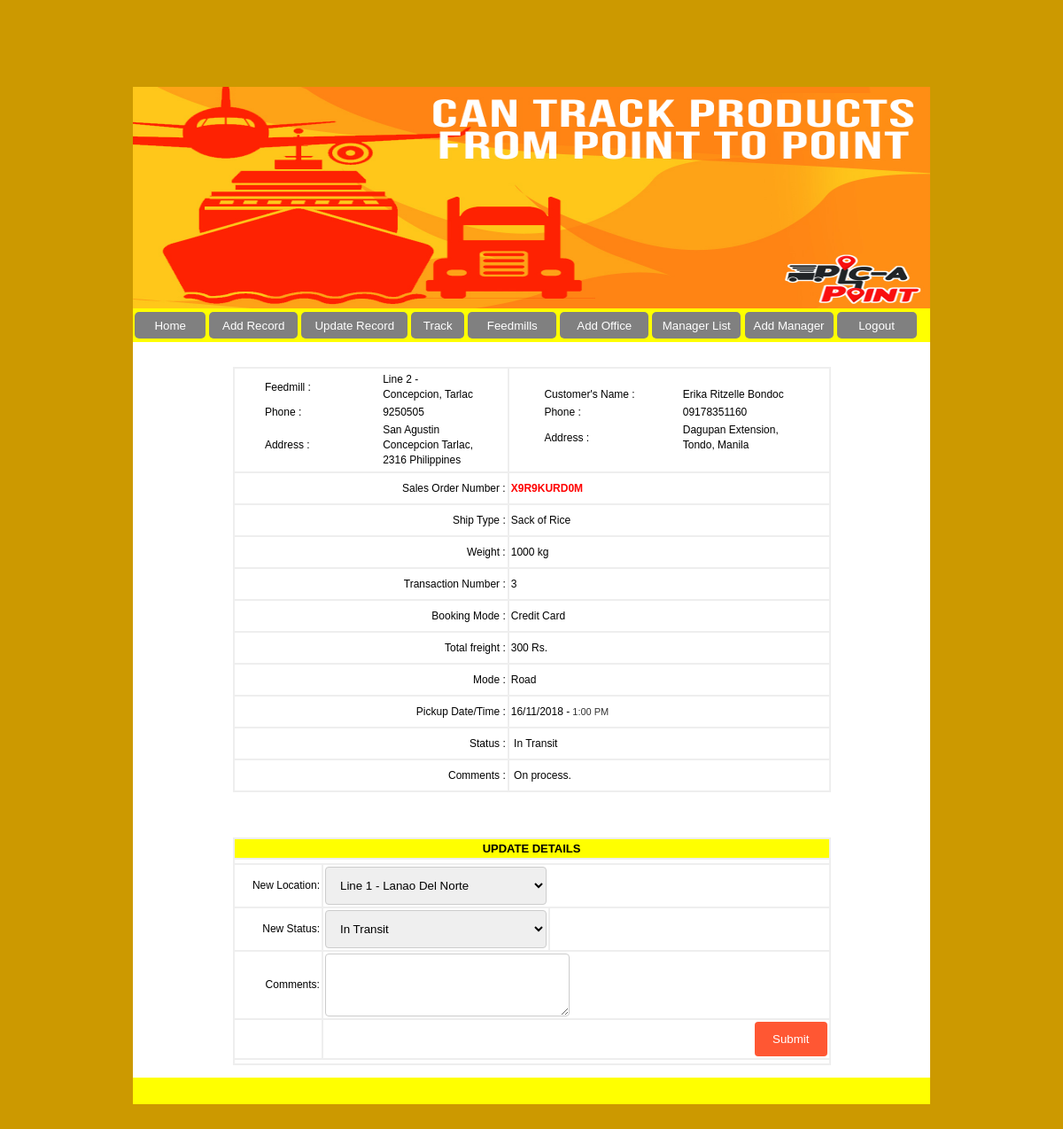
/edit_product.php?cid=7 (signed in), run on the app's committed database.
### tables this page shows
CREATE TABLE `tbl_picapoint` (
  `cid` int(10) NOT NULL,
  `cons_no` varchar(20) NOT NULL,
  `ship_name` varchar(100) NOT NULL,
  `phone` varchar(12) NOT NULL,
  `s_add` varchar(200) NOT NULL,
  `rev_name` varchar(100) NOT NULL,
  `r_phone` varchar(12) NOT NULL,
  `r_add` varchar(200) NOT NULL,
  `type` varchar(40) NOT NULL,
  `weight` double NOT NULL,
  `invice_no` varchar(20) NOT NULL,
  `qty` int(10) NOT NULL,
  `book_mode` varchar(20) NOT NULL,
  `freight` double NOT NULL,
  `mode` varchar(20) NOT NULL,
  `pick_date` varchar(20) NOT NULL,
  `pick_time` varchar(10) NOT NULL,
  `status` varchar(20) NOT NULL,
  `comments` varchar(250) NOT NULL,
  `book_date` date NOT NULL
);

### database.php (called while the page is built, shortened)
<?php
function dbQuery($sql)
{
	$result = mysql_query($sql) or die(mysql_error());
	return $result;
}
function dbFetchAssoc($result)
{
	return mysql_fetch_assoc($result);
}
?>

### edit_product.php (the view, shortened to what this page needs)
<?php
require_once('database.php');
$cid= (int)$_GET['cid'];
$sql = "SELECT *
		FROM tbl_picapoint
		WHERE cid = $cid";
$sql_1 = "SELECT DISTINCT(off_name)
		FROM tbl_offices";
$result = dbQuery($sql);
$result_1 = dbQuery($sql_1);
while($data = dbFetchAssoc($result)) {
extract($data);
?>
<!DOCTYPE html PUBLIC "-//W3C//DTD HTML 4.01 Transitional//EN" "http://www.w3.org/TR/html4/loose.dtd">
<html><head>
<link href="css/mystyle.css" rel="stylesheet" type="text/css">
<link href="css/style.css" rel="stylesheet" type="text/css">
</head>
<br>
<br>
<br>
<br>
<br>
<br>
<br>
<body style="background-color: #cc9900">
<table border="0" cellpadding="0" cellspacing="0" align="center" width="900">
<tbody><tr>
  <td width="900">
      <?php include("header.php"); ?>
  <tr>
    <td bgcolor="#FFFFFF">
  <br>
  <br>
  <table bgcolor="#EEEEEE" cellpadding="2" cellspacing="2" align="center" width="75%">
    <tbody><tr>
      <td class="Partext1" bgcolor="#FFFFFF" align="right"><div align="center">
        <table border="0" cellpadding="1" cellspacing="1" width="80%">
          <tbody><tr>
            <td width="55%"><div align="left" class="style3">Feedmill : </div></td>
            <td width="45%"><div align="left" class="style3">
              <?php echo $ship_name; ?>
            </div></td>
          </tr>
          <tr>
            <td><div align="left" class="style3">Phone : </div></td>
            <td><div align="left" class="style3">
              <?php echo $phone; ?>
            </div></td>
          </tr>
          <tr>
            <td><div align="left" class="style3">Address : </div></td>
            <td><div align="left" class="style3">
			<?php echo $s_add; ?>
			</div></td>
          </tr>
        </tbody></table>
      </div></td>
      <td class="Partext1" bgcolor="#FFFFFF">
	  <div align="center">
        <table border="0" cellpadding="1" cellspacing="1" width="80%">
          <tbody><tr>
            <td width="55%" class="style3"><div align="left">Customer's Name : </div></td>
            <td width="45%" class="style3"><div align="left"><?php echo $rev_name; ?></div></td>
          </tr>
          <tr>
            <td class="style3"><div align="left">Phone : </div></td>
            <td class="style3"><div align="left">
			<?php echo $r_phone; ?>
            </div></td>
          </tr>
          <tr>
            <td class="style3"><div align="left">Address : </div></td>
            <td class="style3"><div align="left">
			<?php echo $r_add; ?>
            </div></td>
          </tr>
        </tbody></table>
      </div></td>
    </tr>
    <tr>
      <td class="style3" bgcolor="#FFFFFF" align="right" width="336" height="30">Sales Order Number  : </td>
      <td class="style3" bgcolor="#FFFFFF" width="394"><font color="#FF0000"><strong><?php echo $cons_no; ?></strong></font>&nbsp;</td>
    </tr>
    <tr>
      <td class="style3" bgcolor="#FFFFFF" align="right" height="30">Ship Type  :</td>
      <td class="style3" bgcolor="#FFFFFF"><?php echo $type; ?>&nbsp;</td>
    </tr>
    <tr>
      <td class="style3" bgcolor="#FFFFFF" align="right" height="30">Weight :</td>
      <td class="style3" bgcolor="#FFFFFF"><?php echo $weight; ?>&nbsp;kg</td>
    </tr>
    <tr>
      <td class="style3" bgcolor="#FFFFFF" align="right" height="30">Transaction Number  :</td>
      <td class="style3" bgcolor="#FFFFFF"><?php echo $invice_no; ?>&nbsp;</td>
    </tr>
    <tr>
      <td class="style3" bgcolor="#FFFFFF" align="right" height="30">Booking Mode :</td>
      <td class="style3" bgcolor="#FFFFFF"><?php echo $book_mode; ?>&nbsp;</td>
    </tr>
    <tr>
      <td class="style3" bgcolor="#FFFFFF" align="right" height="30">Total freight : </td>
      <td class="style3" bgcolor="#FFFFFF"><?php echo $freight; ?>&nbsp;Rs.</td>
    </tr>
    <tr>
      <td class="style3" bgcolor="#FFFFFF" align="right" height="30">Mode : </td>
      <td class="style3" bgcolor="#FFFFFF"><?php echo $mode; ?></td>
    </tr>
    <tr>
      <td class="style3" bgcolor="#FFFFFF" align="right" height="30">Pickup Date/Time  :</td>
      <td class="style3" bgcolor="#FFFFFF">
        <?php echo $pick_date; ?> -<span class="gentxt">
<?php echo $pick_time; ?>
        </span> </td>
    </tr>
    <tr>
      <td class="style3" bgcolor="#FFFFFF" align="right" height="30">Status :</td>
      <td class="style3" bgcolor="#FFFFFF">&nbsp;<?php echo $status; ?></td>
    </tr>
    <tr>
      <td class="style3" bgcolor="#FFFFFF" align="right" height="30">Comments :</td>
      <td class="style3" bgcolor="#FFFFFF">&nbsp;<?php echo $comments; ?></td>
    </tr>
  </tbody></table>
  <form action="process.php?action=update_status" method="post" name="frmShipment" id="frmShipment">
  <table bgcolor="#EEEEEE" cellpadding="2" cellspacing="2" align="center" width="75%">
    <tbody><tr>
      <td colspan="3" bgcolor="yellow" align="right"><div class="Partext1" align="center"><strong>
        <font color="black" size="2px">UPDATE DETAILS</font></strong>
</div></td>
    </tr>
    <tr>
      <td colspan="3" bgcolor="#FFFFFF" align="right"></td>
    </tr>
    <tr>
      <td class="Partext1" bgcolor="#FFFFFF" align="right" width="16%">New Location:</td>
      <td colspan="2" class="Partext1" bgcolor="#FFFFFF">
        <select name="OfficeName">
			<?php
			while($data = dbFetchAssoc($result_1)){
			?>
			<option value="<?php echo $data['off_name']; ?>"><?php echo $data['off_name']; ?></option>
			<?php
			}
			?>
	</select>      </td>
    </tr>
    <tr>
      <td class="Partext1" bgcolor="#FFFFFF" align="right">New Status: </td>
      <td class="Partext1" bgcolor="#FFFFFF" width="26%">
<select name="status">
<option value="In Transit">In Transit</option>
</select>
<br></td>
      <td class="Partext1" bgcolor="#FFFFFF" width="58%"></td>
    </tr>
    <tr>
      <td bgcolor="#FFFFFF" align="right"><span class="Partext1">Comments:</span></td>
      <td colspan="2" class="Partext1" bgcolor="#FFFFFF">
	  <textarea name="comments" cols="30" rows="3" id="comments"></textarea></td>
    </tr>
    <tr>
      <td bgcolor="#FFFFFF" align="right">&nbsp;</td>
      <td colspan="2" class="Partext1" bgcolor="#FFFFFF">
       <input name="submit" value="Submit" type="submit">
          <input name="cons_no" id="cons_no" value="<?php echo $cons_no; ?>" type="hidden">      </td>
    </tr>
    <tr>
      <td colspan="3" bgcolor="#FFFFFF" align="right"></td>
      </tr>
  </tbody></table>
  <br>
  </form>    </td>
  </tr>
  <tr>
    <td><table border="0" cellpadding="0" cellspacing="0" align="center" width="900">
  <tbody><tr>
    <td bgcolor="yellow" height="30" width="476">&nbsp;</td>
    <td bgcolor="yellow" width="304"><div align="right"></div></td>
  </tr>
</tbody></table>
</td>
  </tr>
</body></html>
<?php }
?>

### header.php (shortened to what this page needs)
<link href="css/header.css" rel="stylesheet" type="text/css">
</head>
<body>
<table border="0" cellpadding="0" cellspacing="0" align="center" width="900">
  <tbody>
  <tr>
    <td>
<table border="0" cellpadding="0" cellspacing="0" width="900">
<tbody><tr>
<td colspan="15">
<img src="images/header1.jpg" height="250" width="900"></td>
</tr>
<tr bgcolor="yellow">
<td width="76"><div class="lowerstyle" align="center">
<a href="admin.php">
  <button style ="background-color: gray;
   border: none;
   border-radius: 5px;
   cursor: pointer;
    color: white;
    width: 80px;
    height:30px;
    text-align: center;
    text-decoration: none;
    display: inline-block;
    margin: 4px 2px;
  ">Home</button>
</a> </div></td>
<td height="30" width="83">
<div class="lowerstyle" align="center">
  <a href="add_record.php">
  <button style ="background-color: gray;
   border: none;
   border-radius: 5px;
   cursor: pointer;
    color: white;
    width: 100px;
    height:30px;
    text-align: center;
    text-decoration: none;
    display: inline-block;
    margin: 4px 2px;
  ">Add Record</button>
  </a></div></td>
<td height="30" width="74">
<div class="lowerstyle" align="center">
<a href="product_list.php"><button style ="background-color: gray;
   border: none;
   border-radius: 5px;
   cursor: pointer;
    color: white;
    width: 120px;
    height:30px;
    text-align: center;
    text-decoration: none;
    display: inline-block;
    margin: 4px 2px;
  ">Update Record</button>  </a></div></td>
<td width="60"><div class="lowerstyle" align="center">
  <div align="center">
  <a href="track_product.php">
  <button style ="background-color: gray;
   border: none;
   border-radius: 5px;
   cursor: pointer;
    color: white;
    width: 60px;
    height:30px;
    text-align: center;
    text-decoration: none;
    display: inline-block;
    margin: 4px 2px;
  ">Track</button>
  </a></div>
</div></td>
<td height="30" width="83">
<div class="lowerstyle" align="center">
<a href="feedmill_list.php">
<button style ="background-color: gray;
   border: none;
   border-radius: 5px;
   cursor: pointer;
    color: white;
    width: 100px;
    height:30px;
    text-align: center;
    text-decoration: none;
    display: inline-block;
    margin: 4px 2px;
  ">Feedmills</button>
</a> </div></td>
<td height="30" width="83">
<div class="lowerstyle" align="center">
<a href="add_office.php">
<button style ="background-color: gray;
   border: none;
   border-radius: 5px;
   cursor: pointer;
    color: white;
    width: 100px;
    height:30px;
    text-align: center;
    text-decoration: none;
    display: inline-block;
    margin: 4px 2px;
  ">Add Office</button>
</a> </div></td>
<td height="30" width="83">
<div class="lowerstyle" align="center">
<a href="manager_list.php">
<button style ="background-color: gray;
   border: none;
   border-radius: 5px;
   cursor: pointer;
    color: white;
    width: 100px;
    height:30px;
    text-align: center;
    text-decoration: none;
    display: inline-block;
    margin: 4px 2px;
  ">Manager List</button>
</a> </div></td>
<td height="30" width="83">
<div class="lowerstyle" align="center">
<a href="add_new_officer.php">
<button style ="background-color: gray;
   border: none;
   border-radius: 5px;
   cursor: pointer;
    color: white;
    width: 100px;
    height:30px;
    text-align: center;
    text-decoration: none;
    display: inline-block;
    margin: 4px 2px;
  ">Add Manager</button>
</a> </div></td>
<td height="30" width="80">
<div class="lowerstyle" align="center">
<a href="process.php?action=logOut">
<button style ="background-color: gray;
   border: none;
   border-radius: 5px;
   cursor: pointer;
    color: white;
    width: 90px;
    height:30px;
    text-align: center;
    text-decoration: none;
    display: inline-block;
    margin: 4px 2px;
  ">Logout</button>
</a> </div></td>
<td width="71"><div class="lowerstyle" align="center"><a href="#"></a> </div></td>
<td height="30" width="80">
</td>
</tr>
</tbody></table>
</body>
</html>

### css/mystyle.css (style rules this page uses)
body { font-family:Verdana, Arial, Helvetica, sans-serif; font-size:12px; background-color: #cc9900; }
.lowerstyle { font-family: Verdana, Arial, Helvetica, sans-serif; font-size: 11px; color: #FFFFFF; }
.lowerstyle a { font-family: Verdana, Arial, Helvetica, sans-serif; font-size: 11px; color: #FFFFFF; text-decoration:none; }
.gentxt { FONT-SIZE: 11px; TEXT-TRANSFORM: none; COLOR: #333333; FONT-STYLE: normal; FONT-FAMILY: Verdana, Arial; TEXT-DECORATION: none; }
.Partext1 { FONT-SIZE: 12px; LINE-HEIGHT: 17px; FONT-FAMILY: Arial, Helvetica, sans-serif }

### css/style.css (style rules this page uses)
html, body { height: 100%; margin: 0; padding: 0; }
table { font-size: 12px; }

### edit_product.php (style rules this page uses)
.style3 { font-family: verdana, tohama, arial }
input[type=text], select, textarea { width: 250px; padding: 12px; border: 1px solid #ccc; border-radius: 4px; resize: vertical; }
input[type=submit] { background-color: #FF5733; color: white; padding: 12px 20px; border: none; border-radius: 4px; cursor: pointer; float: right; }

### data on the page
tbl_picapoint: ship_name "Line 2 - Concepcion, Tarlac", phone "9250505", s_add "San Agustin Concepcion Tarlac, 2316 Philippines", rev_name "Erika Ritzelle Bondoc", r_phone "09178351160", r_add "Dagupan Extension, Tondo, Manila", cons_no "X9R9KURD0M", type "Sack of Rice", weight "1000", invice_no "3", book_mode "Credit Card", freight "300", mode "Road", pick_date "16/11/2018", pick_time "1:00 PM", status "In Transit", comments "On process."

### other printed values
form field OfficeName "Line 1 - Lanao Del Norte"
